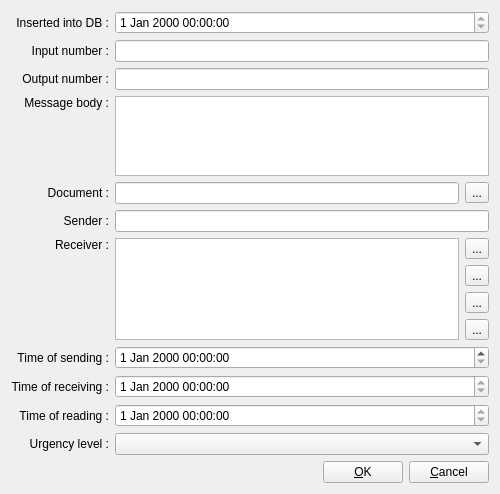
<?xml version="1.0" encoding="UTF-8"?>
<ui version="4.0">
 <class>message_widget</class>
 <widget class="QWidget" name="message_widget">
  <property name="geometry">
   <rect>
    <x>0</x>
    <y>0</y>
    <width>500</width>
    <height>494</height>
   </rect>
  </property>
  <property name="windowTitle">
   <string>Create/edit message</string>
  </property>
  <layout class="QGridLayout" name="gridLayout">
   <item row="0" column="0">
    <widget class="QLabel" name="lInsertDB">
     <property name="text">
      <string>Inserted into DB :</string>
     </property>
     <property name="alignment">
      <set>Qt::AlignRight|Qt::AlignTrailing|Qt::AlignVCenter</set>
     </property>
    </widget>
   </item>
   <item row="0" column="1" colspan="2">
    <widget class="QDateTimeEdit" name="dTEInserted">
     <property name="readOnly">
      <bool>true</bool>
     </property>
    </widget>
   </item>
   <item row="1" column="0">
    <widget class="QLabel" name="lInputNumber">
     <property name="text">
      <string>Input number :</string>
     </property>
     <property name="alignment">
      <set>Qt::AlignRight|Qt::AlignTrailing|Qt::AlignVCenter</set>
     </property>
    </widget>
   </item>
   <item row="1" column="1" colspan="2">
    <widget class="QLineEdit" name="leInputNumber">
     <property name="readOnly">
      <bool>true</bool>
     </property>
    </widget>
   </item>
   <item row="2" column="0">
    <widget class="QLabel" name="lOutputNumber">
     <property name="text">
      <string>Output number :</string>
     </property>
     <property name="alignment">
      <set>Qt::AlignRight|Qt::AlignTrailing|Qt::AlignVCenter</set>
     </property>
    </widget>
   </item>
   <item row="2" column="1" colspan="2">
    <widget class="QLineEdit" name="leOutputNumber">
     <property name="readOnly">
      <bool>true</bool>
     </property>
    </widget>
   </item>
   <item row="3" column="0">
    <widget class="QLabel" name="lMessageBody">
     <property name="text">
      <string>Message body :</string>
     </property>
     <property name="alignment">
      <set>Qt::AlignRight|Qt::AlignTop|Qt::AlignTrailing</set>
     </property>
    </widget>
   </item>
   <item row="3" column="1" colspan="2">
    <widget class="QTextEdit" name="tEMessageBody"/>
   </item>
   <item row="4" column="0">
    <widget class="QLabel" name="lDocument">
     <property name="text">
      <string>Document :</string>
     </property>
     <property name="alignment">
      <set>Qt::AlignRight|Qt::AlignTrailing|Qt::AlignVCenter</set>
     </property>
    </widget>
   </item>
   <item row="4" column="1">
    <widget class="QLineEdit" name="lEDocument">
     <property name="readOnly">
      <bool>true</bool>
     </property>
    </widget>
   </item>
   <item row="4" column="2">
    <widget class="QToolButton" name="tbDocument">
     <property name="text">
      <string>...</string>
     </property>
    </widget>
   </item>
   <item row="5" column="0">
    <widget class="QLabel" name="lSender">
     <property name="text">
      <string>Sender :</string>
     </property>
     <property name="alignment">
      <set>Qt::AlignRight|Qt::AlignTrailing|Qt::AlignVCenter</set>
     </property>
    </widget>
   </item>
   <item row="5" column="1" colspan="2">
    <widget class="QLineEdit" name="lESender">
     <property name="readOnly">
      <bool>true</bool>
     </property>
    </widget>
   </item>
   <item row="6" column="0">
    <widget class="QLabel" name="lReceiver">
     <property name="text">
      <string>Receiver :</string>
     </property>
     <property name="alignment">
      <set>Qt::AlignRight|Qt::AlignTop|Qt::AlignTrailing</set>
     </property>
    </widget>
   </item>
   <item row="6" column="1" rowspan="4">
    <widget class="QTreeView" name="tvReceiver"/>
   </item>
   <item row="6" column="2">
    <widget class="QToolButton" name="tbAddReceiver">
     <property name="text">
      <string>...</string>
     </property>
    </widget>
   </item>
   <item row="7" column="2">
    <widget class="QToolButton" name="tbAddMailList">
     <property name="toolTip">
      <string>Add mail list.</string>
     </property>
     <property name="text">
      <string>...</string>
     </property>
    </widget>
   </item>
   <item row="8" column="2">
    <widget class="QToolButton" name="tbSetMailList">
     <property name="toolTip">
      <string>Set mail list</string>
     </property>
     <property name="text">
      <string>...</string>
     </property>
    </widget>
   </item>
   <item row="9" column="2">
    <widget class="QToolButton" name="tbClearMailList">
     <property name="toolTip">
      <string>Clear mail list</string>
     </property>
     <property name="text">
      <string>...</string>
     </property>
    </widget>
   </item>
   <item row="10" column="0">
    <widget class="QLabel" name="lSendTime">
     <property name="text">
      <string>Time of sending :</string>
     </property>
     <property name="alignment">
      <set>Qt::AlignRight|Qt::AlignTrailing|Qt::AlignVCenter</set>
     </property>
    </widget>
   </item>
   <item row="10" column="1" colspan="2">
    <widget class="QDateTimeEdit" name="dTESend"/>
   </item>
   <item row="11" column="0">
    <widget class="QLabel" name="lRecvTime">
     <property name="text">
      <string>Time of receiving :</string>
     </property>
     <property name="alignment">
      <set>Qt::AlignRight|Qt::AlignTrailing|Qt::AlignVCenter</set>
     </property>
    </widget>
   </item>
   <item row="11" column="1" colspan="2">
    <widget class="QDateTimeEdit" name="dTERecv">
     <property name="readOnly">
      <bool>true</bool>
     </property>
    </widget>
   </item>
   <item row="12" column="0">
    <widget class="QLabel" name="lReadTime">
     <property name="text">
      <string>Time of reading :</string>
     </property>
     <property name="alignment">
      <set>Qt::AlignRight|Qt::AlignTrailing|Qt::AlignVCenter</set>
     </property>
    </widget>
   </item>
   <item row="12" column="1" colspan="2">
    <widget class="QDateTimeEdit" name="dTERead">
     <property name="readOnly">
      <bool>true</bool>
     </property>
    </widget>
   </item>
   <item row="13" column="0">
    <widget class="QLabel" name="lUrgency">
     <property name="text">
      <string>Urgency level :</string>
     </property>
     <property name="alignment">
      <set>Qt::AlignRight|Qt::AlignTrailing|Qt::AlignVCenter</set>
     </property>
    </widget>
   </item>
   <item row="13" column="1" colspan="2">
    <widget class="QComboBox" name="cbUrgency"/>
   </item>
   <item row="14" column="0" colspan="3">
    <layout class="QHBoxLayout" name="horizontalLayout">
     <item>
      <spacer name="horizontalSpacer">
       <property name="orientation">
        <enum>Qt::Horizontal</enum>
       </property>
       <property name="sizeHint" stdset="0">
        <size>
         <width>348</width>
         <height>20</height>
        </size>
       </property>
      </spacer>
     </item>
     <item>
      <widget class="QPushButton" name="pbOk">
       <property name="text">
        <string>&amp;OK</string>
       </property>
      </widget>
     </item>
     <item>
      <widget class="QPushButton" name="pbCancel">
       <property name="text">
        <string>&amp;Cancel</string>
       </property>
      </widget>
     </item>
    </layout>
   </item>
  </layout>
 </widget>
 <resources/>
 <connections/>
</ui>
